Frame 1 (no input): blank canvas, image omitted
Frame 60 (the mouse pressed at the canvas centre just before this capture): blank canvas, image omitted
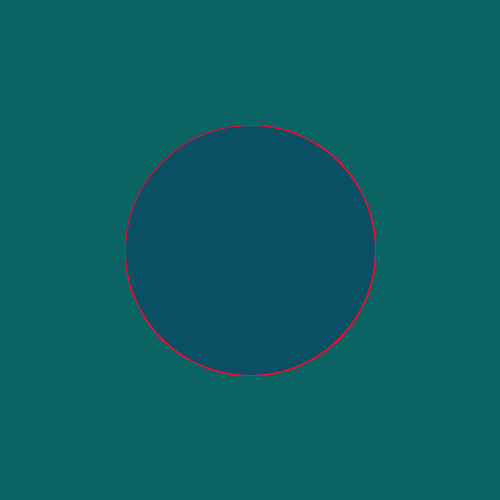
Frame 120 (the mouse held since frame 60 and released just before this capture)

The Processing sketch whose frames 1 and 60 were blank and that drew this single picture after the mouse press (run headless with seeded random() and noise(); from frame 60 on, the mouse is pressed at the canvas centre):

// Processing sketch: processing_42487
// ── processing_42487.pde

void setup() {
  size(500, 500);
  background(10, 100, 100);
  smooth();
}
 
void draw() {
  if (mousePressed) {
    stroke(mouseX, second(), 45);
    strokeWeight(1);
    fill(10, 80, 100);
    ellipse(mouseX, mouseY, pmouseX, pmouseY);
  }
   
  println(second());
   
}
